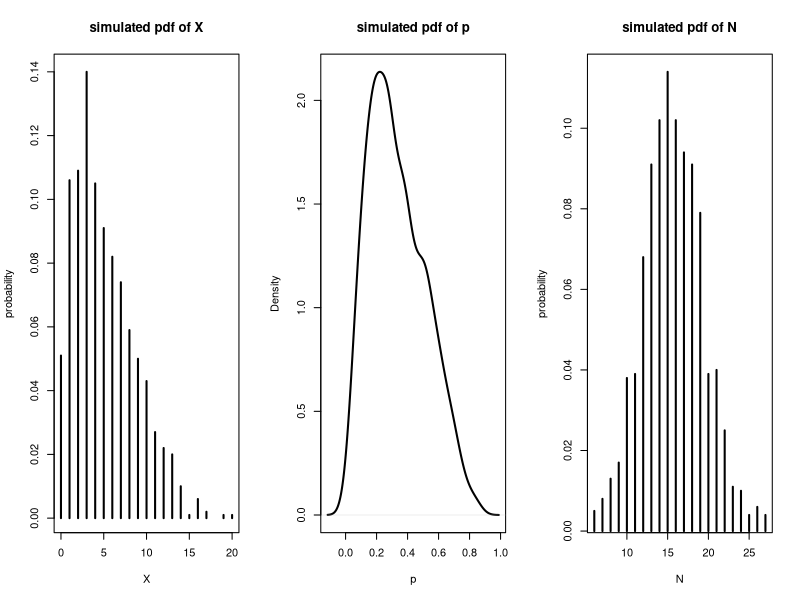
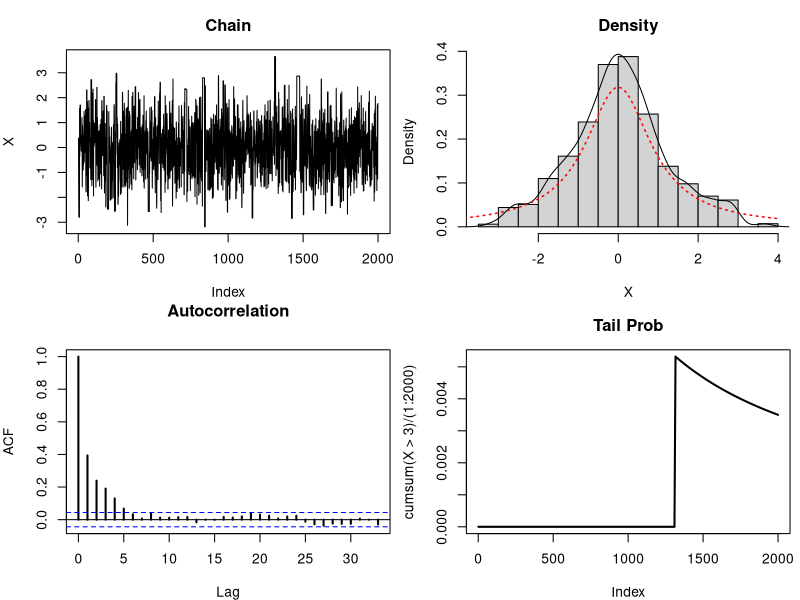
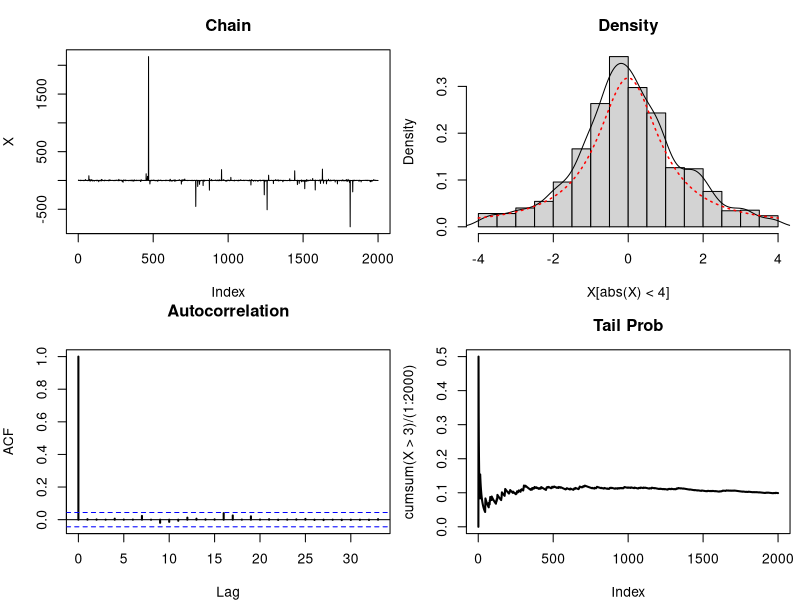

Here is the R script that generated these plots, in order:
## R code to be used for week 10 session 2


## Gibbs sampler 

#------------ Example 3.8 hierarchical model----------------------------

gibbs.hierarchical = function(X0, p0, N0, n, J){
  # generating n samples of (X,p,N) values by the Gibbs
  # sampler. In total J+n samples are generated but the first J are discarded.
  # (x0,p0,N0) is the initial value. 
  
  x.seq <- p.seq <- N.seq <- rep(NA, J+n+1) #set sequences
  x.seq[1] <- X0; p.seq[1] <- p0; N.seq[1] <- N0 #initial values
  
  for(j in 2:(J+n+1)) {
    x.seq[j] <- rbinom(1, N.seq[j-1], p.seq[j-1])
    p.seq[j] <- rbeta(1, (x.seq[j] + 2), 
                      (N.seq[j-1] - x.seq[j] + 4))
    N.seq[j] <- rpois(1, 16 * (1 - p.seq[j])) + x.seq[j]
  }
  result <- list(X=x.seq[(J+2):(J+n+1)],p=p.seq[(J+2):(J+n+1)],
                 N=N.seq[(J+2):(J+n+1)]) # discard the initial value and first J samples
  
  return(result)}


set.seed(2020)
n=1000
mysamples=gibbs.hierarchical(8, 0.5, 16, n=n, J=100)
par(mfrow=c(1,3))
plot(sort(unique(mysamples$X)), 
     as.numeric(table(mysamples$X)/n),
     type='h',lwd=2, xlab="X", ylab="probability", 
     main="simulated pdf of X") 

plot(density(mysamples$p), main="simulated pdf of p", 
     xlab="p", lwd=2)

plot(sort(unique(mysamples$N)), 
     as.numeric(table(mysamples$N)/n),
     type='h',lwd=2, xlab="N",
     ylab="probability", main="simulated pdf of N")






#--------Example 3.9 Cauchy(0, 1) distribution--------------------


r.mycauchy.mh<- function(n, proposal){
  X <- c(rnorm(1))  #initialization, note X is vectorized
  for (j in 2:n){
    if(proposal == "normal"){
      Y <- rnorm(1)        # normal proposal 
      alpha <- min(dcauchy(Y)*dnorm(X[j-1])/ #probability
                     (dcauchy(X[j-1])*dnorm(Y)),1) 
    }else if(proposal == "t"){
      Y <- rt(1, df=0.5)        # Student's-t proposal 
      alpha <- min(dcauchy(Y)*dt(X[j-1], df=0.5)/ #probability
                     (dcauchy(X[j-1])*dt(Y, df=0.5)),1) 
    } else{ return("proposal not found") }
    
    if (runif(1) <= alpha){
      X[j] <- Y
    }else{
      X[j] <- X[j-1]}
  }   
  return(X) }


## Normal proposal
set.seed(2020)
X <- r.mycauchy.mh(n=2000, proposal="normal")

par(mfrow=c(2,2),mar=c(4,4,3,0.6)) 
#1st plot
plot(X, type="l", main="Chain") #plot the chain

#2nd plot # density comparing to the true one
hist(X,freq=F, main="Density") 
lines(density(X))
curve(dcauchy(x),from=-4,to=4,add=T,lwd=1.5,lty=3,col="red")

#3rd plot: auto correlation in the chain
acf(X, lwd=2, main="Autocorrelation")

#4th plot: tail probability for X>3
plot(cumsum(X>3)/(1:2000),lwd=2,ty="l",main="Tail Prob")


## student t proposal 
set.seed(2020)
X <- r.mycauchy.mh(n=2000, proposal="t")

par(mfrow=c(2,2),mar=c(4,4,3,0.6)) 
#1st plot
plot(X, type="l", main="Chain") #plot the chain

#2nd plot # density comparing to the true one
hist(X[abs(X)<4],freq=F, main="Density") 
lines(density(X[abs(X)<4]))
curve(dcauchy(x),from=-4,to=4,add=T,lwd=1.5,lty=3,col="red")

#3rd plot: autocorrelation in the chain
acf(X, lwd=2, main="Autocorrelation")

#4th plot: tail probability for X>3
plot(cumsum(X>3)/(1:2000),lwd=2,ty="l",main="Tail Prob")














